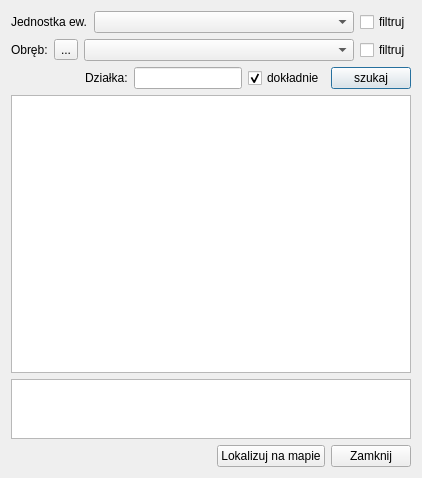
<?xml version="1.0" encoding="UTF-8"?>
<ui version="4.0">
 <class>swdeDzeSearch</class>
 <widget class="QDialog" name="swdeDzeSearch">
  <property name="geometry">
   <rect>
    <x>0</x>
    <y>0</y>
    <width>422</width>
    <height>478</height>
   </rect>
  </property>
  <property name="windowTitle">
   <string>swdeDzeSearch</string>
  </property>
  <property name="windowIcon">
   <iconset resource="resources.qrc">
    <normaloff>:/plugins/swdedzesearch/icons/swde-plug-search-22.png</normaloff>:/plugins/swdedzesearch/icons/swde-plug-search-22.png</iconset>
  </property>
  <layout class="QHBoxLayout" name="horizontalLayout_5">
   <item>
    <layout class="QVBoxLayout" name="verticalLayout">
     <item>
      <layout class="QHBoxLayout" name="horizontalLayout_4" stretch="0,1,0">
       <item>
        <widget class="QLabel" name="label">
         <property name="text">
          <string>Jednostka ew.</string>
         </property>
        </widget>
       </item>
       <item>
        <widget class="QComboBox" name="cmbxJEW"/>
       </item>
       <item>
        <widget class="QCheckBox" name="chckJEWfiltr">
         <property name="text">
          <string>filtruj</string>
         </property>
        </widget>
       </item>
      </layout>
     </item>
     <item>
      <layout class="QHBoxLayout" name="horizontalLayout_3" stretch="0,0,1,0">
       <item>
        <widget class="QLabel" name="label_2">
         <property name="text">
          <string>Obręb:</string>
         </property>
        </widget>
       </item>
       <item>
        <widget class="QToolButton" name="tbtnObrRefresh">
         <property name="toolTip">
          <string>&lt;html&gt;&lt;head/&gt;&lt;body&gt;&lt;p&gt;odświeża listę obrębów, dla wybranej jednostki ewidencyjnej&lt;/p&gt;&lt;/body&gt;&lt;/html&gt;</string>
         </property>
         <property name="text">
          <string>...</string>
         </property>
         <property name="icon">
          <iconset resource="resources.qrc">
           <normaloff>:/plugins/swdedzesearch/icons/view-refresh.png</normaloff>:/plugins/swdedzesearch/icons/view-refresh.png</iconset>
         </property>
        </widget>
       </item>
       <item>
        <widget class="QComboBox" name="cmbxOBR"/>
       </item>
       <item>
        <widget class="QCheckBox" name="chckOBRfiltr">
         <property name="text">
          <string>filtruj</string>
         </property>
        </widget>
       </item>
      </layout>
     </item>
     <item>
      <layout class="QHBoxLayout" name="horizontalLayout_2">
       <item>
        <spacer name="horizontalSpacer_2">
         <property name="orientation">
          <enum>Qt::Horizontal</enum>
         </property>
         <property name="sizeHint" stdset="0">
          <size>
           <width>40</width>
           <height>20</height>
          </size>
         </property>
        </spacer>
       </item>
       <item>
        <widget class="QLabel" name="label_3">
         <property name="text">
          <string>Działka:</string>
         </property>
        </widget>
       </item>
       <item>
        <widget class="QLineEdit" name="leditDZE"/>
       </item>
       <item>
        <widget class="QCheckBox" name="chckDzeDokladnie">
         <property name="toolTip">
          <string>&lt;html&gt;&lt;head/&gt;&lt;body&gt;&lt;p&gt;Jeśli pole będzie odznaczone - zostaną wyszukane również działki o numerach podobnych do zadanego.&lt;/p&gt;&lt;/body&gt;&lt;/html&gt;</string>
         </property>
         <property name="text">
          <string>dokładnie</string>
         </property>
         <property name="checked">
          <bool>true</bool>
         </property>
        </widget>
       </item>
       <item>
        <widget class="QPushButton" name="pbtnDzeSearch">
         <property name="text">
          <string>szukaj</string>
         </property>
        </widget>
       </item>
      </layout>
     </item>
     <item>
      <widget class="QTableView" name="tabvDZE">
       <property name="selectionMode">
        <enum>QAbstractItemView::MultiSelection</enum>
       </property>
       <property name="selectionBehavior">
        <enum>QAbstractItemView::SelectRows</enum>
       </property>
      </widget>
     </item>
     <item>
      <widget class="QPlainTextEdit" name="peditOut">
       <property name="maximumSize">
        <size>
         <width>16777215</width>
         <height>60</height>
        </size>
       </property>
       <property name="readOnly">
        <bool>true</bool>
       </property>
      </widget>
     </item>
     <item>
      <layout class="QHBoxLayout" name="horizontalLayout">
       <item>
        <spacer name="horizontalSpacer">
         <property name="orientation">
          <enum>Qt::Horizontal</enum>
         </property>
         <property name="sizeHint" stdset="0">
          <size>
           <width>40</width>
           <height>20</height>
          </size>
         </property>
        </spacer>
       </item>
       <item>
        <widget class="QPushButton" name="pbtnLokalizuj">
         <property name="text">
          <string>Lokalizuj na mapie</string>
         </property>
        </widget>
       </item>
       <item>
        <widget class="QPushButton" name="pbtnClose">
         <property name="text">
          <string>Zamknij</string>
         </property>
        </widget>
       </item>
      </layout>
     </item>
    </layout>
   </item>
  </layout>
 </widget>
 <resources>
  <include location="../swdeDzeInfo/resources.qrc"/>
  <include location="resources.qrc"/>
 </resources>
 <connections/>
</ui>
